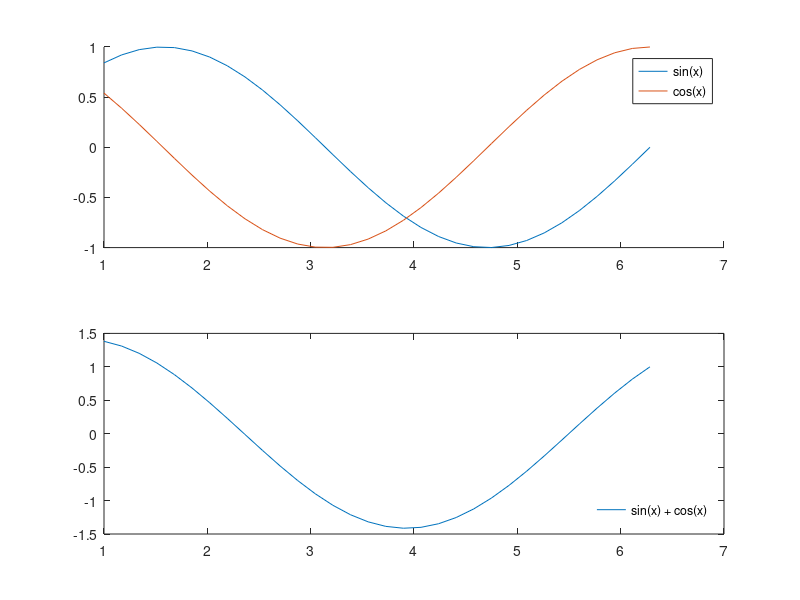

Write the MATLAB code that produced this figure.
%==[Flowerbox]=================
%| Filename: ExampleSubplot.m |
%| Purpose: Basic subplots    |
%| bup                        |
%| 8/4/2020                   |
%|____________________________|

x = linspace(1, 2 * pi, 32);
y1 = sin(x);
y2 = cos(x);
y3 = y1 + y2;

subplot(2, 1, 1)
hold on;
plot(x, y1)
plot(x, y2)
legend('sin(x)', 'cos(x)')

subplot(2, 1, 2)
plot(x, y3)
legend('sin(x) + cos(x)', 'Location', 'southeast')
legend('boxoff')